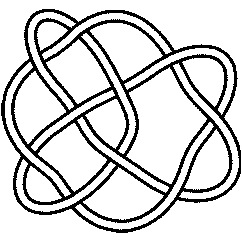
#> input picture img/rolfsen_all_no_wrong/10_100.png, 242 x 242 px; its folder holds only this picture in this run
$ python run_all.py
#> lines starting #> are read from the running program, lines starting #| are printed output that depends on the picture; after the words box and inside, x2 and y2 are one past the last pixel; in counts of white or black regions, pixels touching at a corner belong together
### source/io.py
import cv2
import numpy as np


def load_image(image_path):
    # 读取图像为灰度图
#> called with image_path = 'img/rolfsen_all_no_wrong/10_100.png'
    image = cv2.imread(image_path, cv2.IMREAD_GRAYSCALE)
#> image: shape (242, 242); 82.8% white; 1 black region, box (x1, y1, x2, y2) and area: (1, 9, 241, 233) 10069
    return image


# [4 lines left out: function save_image, not called in this run]

### source/connect_component_detect.py
import numpy as np
import cv2
import matplotlib.pyplot as plt


def connected_components(img):
    height, width = img.shape
    labels = np.zeros((height, width), dtype=int)
    current_label = 1

    # 查找根节点函数
    def find(parent, x):
        while parent[x] != x:
            parent[x] = parent[parent[x]]  # 路径压缩
            x = parent[x]
        return x

    # 合并集合函数
    def union(parent, rank, x, y):
        root_x = find(parent, x)
        root_y = find(parent, y)
        if root_x != root_y:
            if rank[root_x] > rank[root_y]:
                parent[root_y] = root_x
            elif rank[root_x] < rank[root_y]:
                parent[root_x] = root_y
            else:
                parent[root_y] = root_x
                rank[root_x] += 1

    parent = {}
    rank = {}

    # 遍历图像中的每个像素
    for y in range(height):
        for x in range(width):
            if img[y, x] == 255:  # 只处理白色像素
                neighbors = []
                if x > 0 and labels[y, x - 1] > 0:  # 左邻居
                    neighbors.append(labels[y, x - 1])
                if y > 0 and labels[y - 1, x] > 0:  # 上邻居
                    neighbors.append(labels[y - 1, x])

                if not neighbors:  # 如果没有已标记的邻居
                    labels[y, x] = current_label
                    parent[current_label] = current_label
                    rank[current_label] = 0
                    current_label += 1
                else:  # 如果有已标记的邻居
                    smallest_label = min(neighbors)
                    labels[y, x] = smallest_label
                    for neighbor in neighbors:
                        union(parent, rank, smallest_label, neighbor)

    # 第二次遍历，将所有像素的标签更新为根标签
    for y in range(height):
        for x in range(width):
            if labels[y, x] > 0:
                labels[y, x] = find(parent, labels[y, x])

    # 计算每个连通组件的大小
    component_sizes = {}
    for label in np.unique(labels):
        if label == 0:
            continue
        component_sizes[label] = np.sum(labels == label)

    # 重新排序标签
    new_labels = np.zeros_like(labels)
    label_mapping = {old_label: new_label for new_label,
    old_label in enumerate(np.unique(labels))}
    for old_label, new_label in label_mapping.items():
        new_labels[labels == old_label] = new_label

    # 更新component_sizes的标签
    new_component_sizes = {
        label_mapping[old_label]: size for old_label, size in component_sizes.items()}
    # 现在这些标签是从1开始的了
    return new_labels, new_component_sizes


def visualize_components(img, labels):
    unique_labels = np.unique(labels)
    num_labels = len(unique_labels)
    colors = np.random.randint(0, 255, size=(num_labels, 3))
    colors[0] = [0, 0, 0]  # 保持背景为黑色

    output_img = np.zeros((img.shape[0], img.shape[1], 3), dtype=np.uint8)
    for i, label in enumerate(unique_labels):
        if label == 0:
            continue
        output_img[labels == label] = colors[i]

    return output_img


def segment_image(binary_img):
    labels, component_sizes = connected_components(binary_img)
#> after the loop in connected_components, `for y in range(height):`:
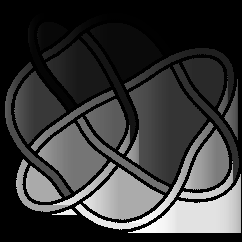
#> labels: shape (242, 242) int64; min 0, max 654, mean 147.6; drawn with min black and max white
#> after the loop in connected_components, `for y in range(height):`:
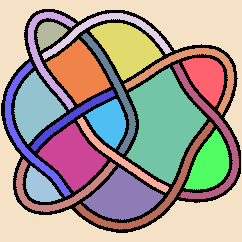
#> labels: shape (242, 242) int64; 23 distinct labels, from 0 to 597; one colour per label, 0 black
#> after the loop in connected_components, `for old_label, new_label in label_mapping.items():`:
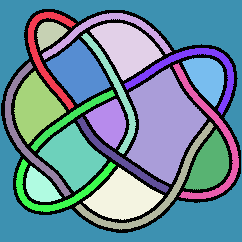
#> new_labels: shape (242, 242) int64; 23 distinct labels, from 0 to 22; one colour per label, 0 black
    output_img = visualize_components(binary_img, labels)
#> the loop in visualize_components, `for i, label in enumerate(unique_labels):` made 23 passes
#> after the loop in visualize_components, `for i, label in enumerate(unique_labels):`:
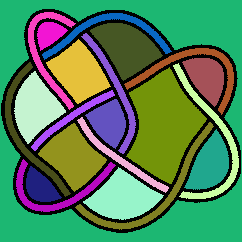
#> output_img: shape (242, 242, 3); mean of channels 0, 1, 2 90.5, 128, 83.5; drawn as B, G, R
    return labels, component_sizes, output_img


# 示例使用
# [22 lines that do not run on import are left out]

### source/util.py
import numpy as np


def make_bg_biggest(labels):
    max_label = np.max(labels)
    background_label = labels[0, 0]
    tem_labels = max_label + 1

    if background_label != max_label:
        labels[labels == max_label] = tem_labels
        labels[labels == background_label] = max_label
        labels[labels == tem_labels] = background_label

    return labels


def arrange_labels(input_array):
    """
    整理标签数组, 将零替换为最大的标签, 并按照步长为1的等差数列重新排列其他标签,然后把背景label调到最大
    """
    # 将零替换为最大的标签
    max_label = np.max(input_array)
    input_array[input_array == 0] = max_label + 1
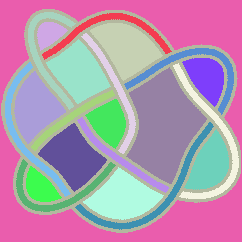
#> input_array: shape (242, 242) int64; 23 distinct labels, from 1 to 23; one colour per label, 0 black

    # 按照步长为1的等差数列重新排列其他标签
    unique_labels = np.unique(input_array)
    arranged_labels = np.arange(1, len(unique_labels) + 1)

    # 创建标签映射字典
    label_mapping = dict(zip(unique_labels, arranged_labels))

    # 对输入数组应用标签映射
    arranged_array = np.vectorize(label_mapping.get)(input_array)

    arranged_array = make_bg_biggest(arranged_array)
#> in make_bg_biggest, `labels[labels == tem_labels] = background_label`:
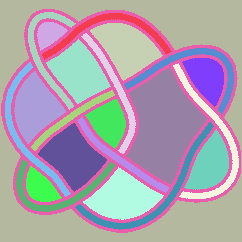
#> labels: shape (242, 242) int64; 23 distinct labels, from 1 to 23; one colour per label, 0 black

    return arranged_array


def separate_labels(input_array):
    """
    将输入数组中的每个唯一标签分离到一个单独的图层中。
    """
    # 获取所有唯一的标签
    unique_labels = np.unique(input_array)

    # 初始化一个3维数组
    height, width = input_array.shape
    num_labels = len(unique_labels)
    separated_layers = np.zeros(
        (num_labels, height, width), dtype=input_array.dtype)

    # 填充每个图层
    for i, label in enumerate(unique_labels):
        # 创建每个标签的图层
        layer = np.where(input_array == label, label, 0)
        separated_layers[i] = layer
#> this loop made 23 passes
#> pass 2, in separate_labels, `layer = np.where(input_array == label, label, 0)`:
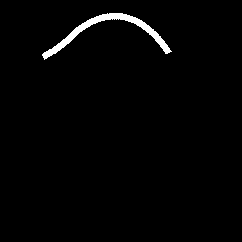
#> layer: shape (242, 242) int64; values 0 (black) and 2 (white), 1.7% white; 1 white region, box (x1, y1, x2, y2) and area: (42, 13, 172, 60) 976

    return separated_layers


def unify_non_line_segments(labels, classification):
    """
    将不是线段的标签统一为最后一个标签（背景标签）。
    """
    # 获取最后一个标签（背景标签）
    background_label = labels[0, 0]

    # 遍历每个标签
    for label, is_line_segment in classification.items():
        if not is_line_segment:
            # 将不是线段的标签统一为背景标签
            labels[labels == label] = background_label

    return labels


def extractLabelsFromCross_detect(crossings):
    """
    提取出top和bottom从crossings
    """
    crossings_arr = np.zeros((len(crossings), 3), dtype=int)
    for i, crossing in enumerate(crossings):
        x, y, top_line, bottom_line = crossing
        crossings_arr[i, 0] = top_line[0]
        crossings_arr[i, 1] = bottom_line[0]
        crossings_arr[i, 2] = bottom_line[1]
    return crossings_arr


def unifyCrossings(crossings_arr):
    """
    格式化crossings，使其每一个子数组的第一个数成为从0开始的整数，保持映射不变
    input：
    array([[ 2,  1,  8],
       [ 8,  2,1],
       [ 1,  2,  8]])
    Output:
    array([[ 0,  2,  1],
       [ 1,  0,  2],
       [ 2,  0,  1]])
    """
    unified_crossings = crossings_arr
    unique_labels = np.unique(crossings_arr)
    label_mapping = dict(zip(unique_labels, np.arange(len(unique_labels))))
    for i in range(len(crossings_arr)):
        for j in range(3):
            unified_crossings[i, j] = label_mapping[crossings_arr[i, j]]

    # print("unified_crossings:", unified_crossings)
    # 再给unified_crossings排序，使得第一列是从0开始的整数，保持映射不变
    unified_crossings = unified_crossings[np.argsort(unified_crossings[:, 0])]

    return unified_crossings

# if __name__ == '__main__':
#     # 示例使用
#     classification = {1: True, 2: False,
#                       3: True, 4: True}  # 示例 classification 字典
#     labels = np.array([
#         [1, 1, 0, 0],
#         [1, 2, 0, 0],
#         [0, 0, 3, 3],
#         [0, 0, 3, 4]
#     ])  # 示例 labels 数组

#     # 统一不是线段的标签
#     labels_updated = unify_non_line_segments(labels, classification)
#     print(labels_updated)

### source/is_line.py
import cv2
import numpy as np
import matplotlib.pyplot as plt


# [17 lines left out: function separate_labels, not called in this run]


def is_line_segment(layer):
    label = layer.max()
    mask = layer.astype(np.uint8)

    # 查找轮廓
    contours, _ = cv2.findContours(mask, cv2.RETR_EXTERNAL, cv2.CHAIN_APPROX_SIMPLE)

    if len(contours) == 0:
        return label, 0, 0  # 没有找到任何轮廓

    contour = contours[0]

    # 距离变换
    contour_img = np.zeros_like(mask)
    cv2.drawContours(contour_img, contours, -1, (255), thickness=cv2.FILLED)
    dist_transform = cv2.distanceTransform(contour_img, cv2.DIST_L2, cv2.DIST_MASK_PRECISE)
    _, max_val, _, _ = cv2.minMaxLoc(dist_transform)

    # 计算最小外接圆
    (x, y), min_enclosing_radius = cv2.minEnclosingCircle(contour)

    return label, int(max_val), min_enclosing_radius


def classify_segments(segmented_image):
    classification = {}
    radii = np.zeros(len(segmented_image))
    min_enclosing_radii = np.zeros(len(segmented_image))

    # Calculate radii for each segment
    for i, layer in enumerate(segmented_image):
        label, max_val, min_enclosing_radius = is_line_segment(layer)
        radii[i] = max_val
        min_enclosing_radii[i] = min_enclosing_radius
        classification[label] = (max_val, min_enclosing_radius)
    # print(f'radii: {radii}')
    # Sort radii and remove outliers
    radii_sorted = np.sort(radii)
    percentile = int(len(radii_sorted) * 0.1)
    if percentile == 0:
        percentile = 1
    radii_filtered = radii_sorted[percentile:-percentile]

    # Check if there are enough segments
    if len(radii_filtered) < 1:
        return "The number of line segments is less than 1"

    # Determine line width
    line_width = radii_filtered[0]
    # print(f'line_width: {line_width}')

    # Classify segments based on line width and minimum enclosing radius
    for label, (radius, min_enclosing_radius) in classification.items():
        if (abs(radius - line_width) < 0.4 * line_width) and (min_enclosing_radius >= 3 * line_width):
            # if (abs(radius - line_width) < 0.4 * line_width) and (min_enclosing_radius >= 3 * line_width):
            classification[label] = True
        else:
            classification[label] = False
#> this loop made 23 passes
#> (radius, min_enclosing_radius) on passes 1 to 8: (3, 50.14), (3, 64.53), (11, 17.14), (21, 38.11), (3, 62.94), (21, 34.19), (3, 54.85), (16, 27.35)
#> (the rest of the program and of its run is left out)
